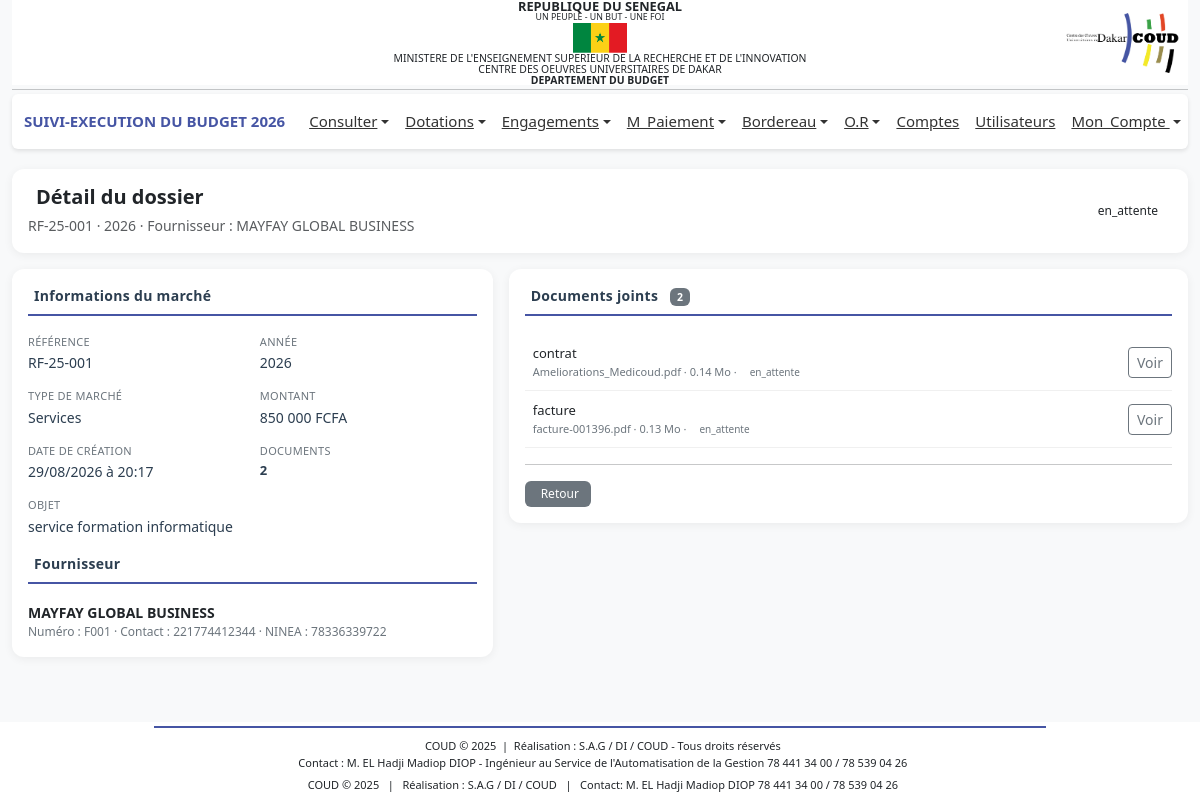
Before: /payement/traitement_marche.php?id=3 (signed in) with the older database file.
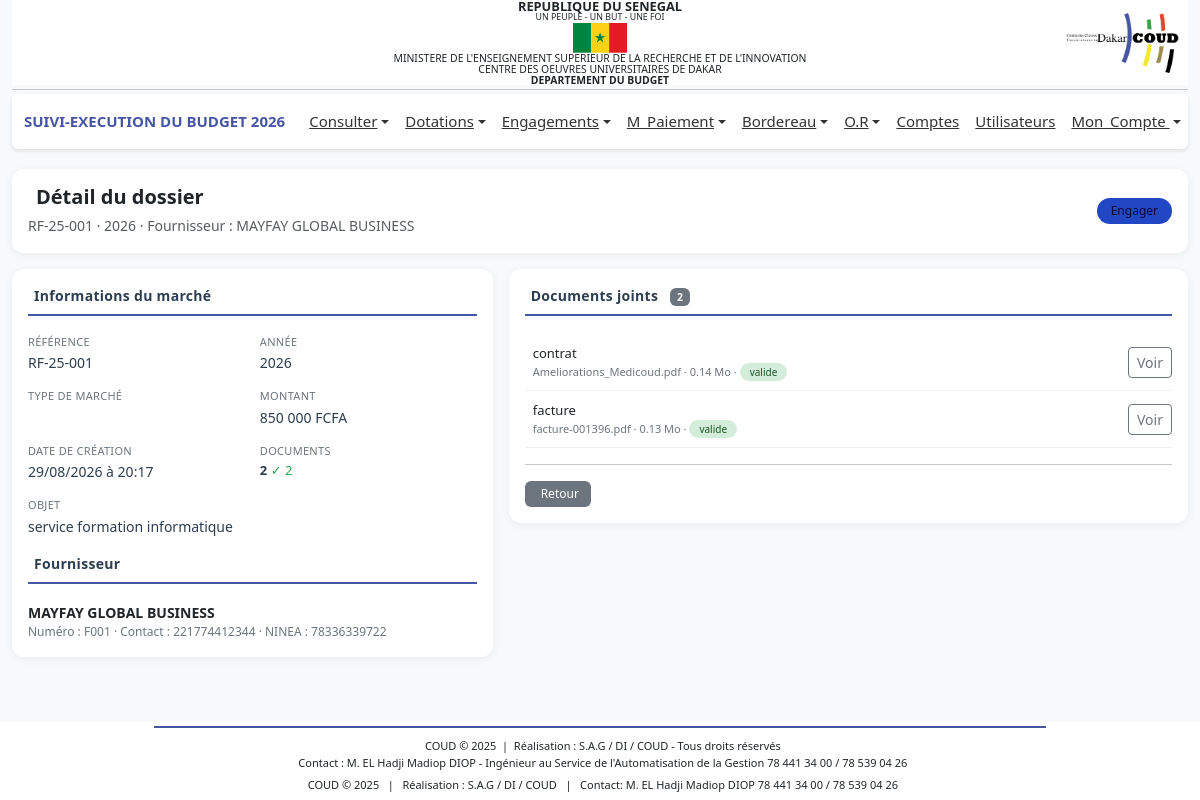
After: the same page with the newer database file.
### tables this page shows
CREATE TABLE IF NOT EXISTS `sigm_marches` (
  `id` int UNSIGNED NOT NULL AUTO_INCREMENT,
  `reference` varchar(100) NOT NULL,
  `annee` year NOT NULL,
  `montant` decimal(15,2) NOT NULL DEFAULT '0.00',
  `nature` varchar(100) NOT NULL,
  `type_marche` varchar(100) NOT NULL,
  `objet` text NOT NULL,
  `id_fournisseur` int NOT NULL,
  `statut` varchar(200) NOT NULL DEFAULT 'en_attente',
  `motif_annulation` text,
  `created_by` int DEFAULT NULL,
  `validated_by` int DEFAULT NULL,
  `cancelled_by` int DEFAULT NULL,
  `date_creation` datetime NOT NULL DEFAULT CURRENT_TIMESTAMP,
  `date_validation` datetime DEFAULT NULL,
  `date_annulation` datetime DEFAULT NULL,
  `updated_at` datetime DEFAULT NULL ON UPDATE CURRENT_TIMESTAMP,
  PRIMARY KEY (`id`),
  UNIQUE KEY `reference` (`reference`),
  KEY `idx_annee` (`annee`),
  KEY `idx_statut` (`statut`),
  KEY `idx_type_marche` (`nature`),
  KEY `idx_created_by` (`created_by`)
);

CREATE TABLE IF NOT EXISTS `sigm_marche_documents` (
  `id` int UNSIGNED NOT NULL AUTO_INCREMENT,
  `marche_id` int UNSIGNED NOT NULL,
  `nom_original` varchar(255) NOT NULL,
  `nom_fichier` varchar(255) NOT NULL,
  `chemin_fichier` varchar(500) NOT NULL,
  `type_document` varchar(150) NOT NULL,
  `extension` varchar(20) NOT NULL,
  `taille` bigint UNSIGNED NOT NULL DEFAULT '0',
  `statut` enum('en_attente','valide','annule') NOT NULL DEFAULT 'en_attente',
  `uploaded_by` int DEFAULT NULL,
  `date_upload` datetime NOT NULL DEFAULT CURRENT_TIMESTAMP,
  PRIMARY KEY (`id`),
  KEY `idx_marche_id` (`marche_id`),
  KEY `idx_statut` (`statut`),
  KEY `idx_type_document` (`type_document`)
);

CREATE TABLE IF NOT EXISTS `bud_fournisseur` (
  `idFourn` int NOT NULL AUTO_INCREMENT,
  `numFourn` varchar(50) DEFAULT NULL,
  `adresse` varchar(100) DEFAULT NULL,
  `nom` varchar(100) DEFAULT NULL,
  `nature` varchar(100) DEFAULT NULL,
  `ninea` varchar(20) DEFAULT NULL,
  `rccm` varchar(50) DEFAULT NULL,
  `email` varchar(100) DEFAULT NULL,
  `observations` text,
  `dateSys` datetime DEFAULT CURRENT_TIMESTAMP,
  `contact` varchar(100) DEFAULT NULL,
  `numAgrement` varchar(100) DEFAULT NULL,
  `fichierAgrement` varchar(255) DEFAULT NULL,
  PRIMARY KEY (`idFourn`)
);

### payement/traitement_marche.php (the view, shortened to what the changed rows need)
<?php
global $connexion;
$id = isset($_GET['id']) ? (int) $_GET['id'] : 0;
$sql = "
    SELECT
        m.*,
        f.nom AS nom_fournisseur,
        f.numFourn AS num_fournisseur,
        f.contact AS contact_fournisseur,
        f.ninea AS ninea_fournisseur,
        COUNT(d.id) AS nombre_documents,
        SUM(CASE WHEN d.statut = 'valide' THEN 1 ELSE 0 END) AS documents_valides,
        SUM(CASE WHEN d.statut = 'rejete' THEN 1 ELSE 0 END) AS documents_rejetes,
        SUM(CASE WHEN d.statut = 'en_entente' THEN 1 ELSE 0 END) AS documents_attente
    FROM sigm_marches m
    LEFT JOIN bud_fournisseur f ON f.idFourn = m.id_fournisseur
    LEFT JOIN sigm_marche_documents d ON d.marche_id = m.id
    WHERE m.id = ?
    GROUP BY m.id
";
$stmt = mysqli_prepare($connexion, $sql);
mysqli_stmt_bind_param($stmt, 'i', $id);
mysqli_stmt_execute($stmt);
$result = mysqli_stmt_get_result($stmt);
$marche = mysqli_fetch_assoc($result);
$sqlDocs = '
    SELECT *
    FROM sigm_marche_documents
    WHERE marche_id = ?
    ORDER BY date_upload ASC
';
$stmtDocs = mysqli_prepare($connexion, $sqlDocs);
mysqli_stmt_bind_param($stmtDocs, 'i', $id);
mysqli_stmt_execute($stmtDocs);
$documents = mysqli_stmt_get_result($stmtDocs);
include '../includes/header.php';
?>
<main class="container-fluid mt-3">
    <div class="card card-simple mb-3">
        <div class="card-body py-3">
            <div class="d-flex justify-content-between align-items-center flex-wrap gap-2">
                <div>
                    <h5 class="fw-bold text-dark mb-1">
                        Détail du dossier
                    </h5>
                    <small class="text-muted">
                        <?= htmlspecialchars($marche['reference']) ?>
                        <?php if (!empty($marche['annee'])): ?>
                        · <?= htmlspecialchars($marche['annee']) ?>
                        <?php endif; ?>
                        · Fournisseur : <?= htmlspecialchars($marche['nom_fournisseur'] ?? 'Non défini') ?>
                    </small>
                </div>
                <div>
                    <span class="statut-badge <?= $marche['statut'] ?>">
                        <?php
                        $statuts = [
                            'en_entente' => 'En_entente',
                            'valide' => 'Validé',
                            'engager' => 'Engager',
                            'annule' => 'Annulé',
                            'rejete' => 'Rejeté'
                        ];
                        echo $statuts[$marche['statut']] ?? $marche['statut'];
                        ?>
                    </span>
                </div>
            </div>
        </div>
    </div>
    <div class="row g-3">
        <div class="col-lg-5">
            <div class="card card-simple">
                <div class="card-body">
                    <div class="info-grid">
                        <div>
                            <div class="info-label">Référence</div>
                            <div class="info-value"><?= htmlspecialchars($marche['reference']) ?></div>
                        </div>
                        <div>
                            <div class="info-label">Année</div>
                            <div class="info-value"><?= htmlspecialchars($marche['annee']) ?></div>
                        </div>
                        <div>
                            <div class="info-label">Type de marché</div>
                            <div class="info-value"><?= htmlspecialchars($marche['type_marche']) ?></div>
                        </div>
                        <div>
                            <div class="info-label">Montant</div>
                            <div class="info-value">
                                <?= number_format($marche['montant'], 0, ',', ' ') ?> FCFA
                            </div>
                        </div>
                        <div>
                            <div class="info-label">Date de création</div>
                            <div class="info-value">
                                <?= date('d/m/Y à H:i', strtotime($marche['date_creation'])) ?>
                            </div>
                        </div>
                        <div>
                            <div class="info-value doc-count">
                                <span class="total"><?= (int) $marche['nombre_documents'] ?></span>
                                <?php if ($marche['documents_valides'] > 0): ?>
                                <span class="valide" title="Validés">✓ <?= (int) $marche['documents_valides'] ?></span>
                                <?php endif; ?>
                            </div>
                        </div>
                        <div class="full-width">
                            <div class="info-label">Objet</div>
                            <div class="info-value">
                                <?= nl2br(htmlspecialchars($marche['objet'])) ?>
                            </div>
                        </div>
                    </div>
                    <?php if ($marche['nom_fournisseur']): ?>
                    <div class="section-title mt-3">
                        Fournisseur
                    </div>
                    <div class="fournisseur-info">
                        <div class="nom"><?= htmlspecialchars($marche['nom_fournisseur']) ?></div>
                        <div class="num">
                            <?php if ($marche['num_fournisseur']): ?>
                            Numéro : <?= htmlspecialchars($marche['num_fournisseur']) ?>
                            <?php endif; ?>
                            <?php if ($marche['contact_fournisseur']): ?>
                            · Contact : <?= htmlspecialchars($marche['contact_fournisseur']) ?>
                            <?php endif; ?>
                            <?php if ($marche['ninea_fournisseur']): ?>
                            · NINEA : <?= htmlspecialchars($marche['ninea_fournisseur']) ?>
                            <?php endif; ?>
                        </div>
                    </div>
                    <?php endif; ?>
                </div>
            </div>
        </div>
        <div class="col-lg-7">
            <div class="card card-simple">
                <div class="card-body">
                    <?php if (mysqli_num_rows($documents) > 0): ?>
                    <?php while ($doc = mysqli_fetch_assoc($documents)): ?>
                    <div class="document-item">
                        <div class="d-flex justify-content-between align-items-center gap-2">
                            <div class="d-flex align-items-center gap-2 flex-grow-1" style="min-width:0;">
                                <div class="flex-grow-1" style="min-width:0;">
                                    <div class="document-name text-truncate">
                                        <?= htmlspecialchars($doc['type_document']) ?>
                                    </div>
                                    <div class="document-meta">
                                        <?= htmlspecialchars($doc['nom_original']) ?>
                                        <?php if (!empty($doc['taille'])): ?>
                                        · <?= number_format($doc['taille'] / 1024 / 1024, 2) ?> Mo
                                        <?php endif; ?>
                                        · <span class="document-status <?= htmlspecialchars($doc['statut']) ?>">
                                            <?= $doc['statut'] ?>
                                        </span>
                                    </div>
                                </div>
                            </div>
                            <div class="d-flex align-items-center gap-1">
                                <a href="../<?= htmlspecialchars($doc['chemin_fichier']) ?>" target="_blank"
                                    class="btn btn-outline-secondary btn-sm">
                                    <i class="bi bi-eye"></i> Voir
                                </a>
                            </div>
                        </div>
                    </div>
                    <?php endwhile; ?>
                    <?php endif; ?>
                </div>
            </div>
        </div>
    </div>
</main>
<?php include '../includes/footer.php'; ?>

Changed rows visible on the page:
changed sigm_marches "RF-25-001": statut "en_attente" → "Engager"; type_marche "Services" → (not shown)
changed sigm_marche_documents "contrat": statut "en_attente" → "valide"
changed sigm_marche_documents "facture": statut "en_attente" → "valide"
Other visible differences:
$marche['documents_valides']: (not shown) → "2"
